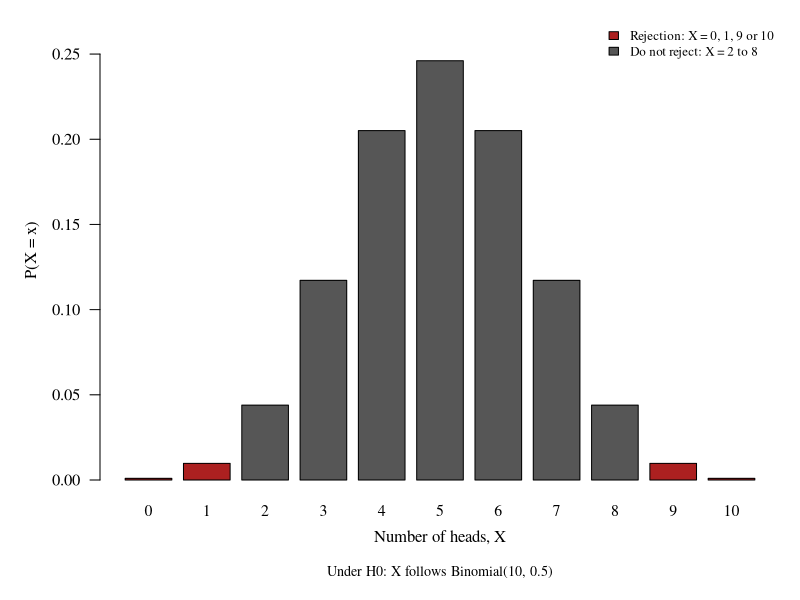
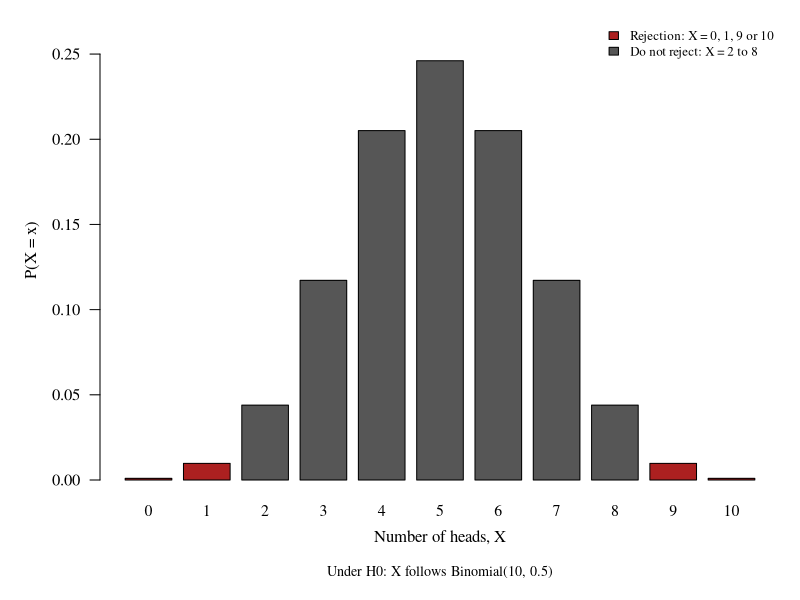

Recreate these plots in R, in order.
x<-0:10
prob<-dbinom(x,10,.5)
stopifnot(abs(sum(prob[x<=1|x>=9])-.021484375)<1e-14)
draw<-function(){
 par(mar=c(6,5,1,1),family='serif',las=1)
 centres<-barplot(prob,names.arg=x,col=ifelse(x<=1|x>=9,'#ac2020','#565656'),
   border='black',ylim=c(0,.27),ylab='P(X = x)',xlab='',space=.25,cex.names=.95)
 mtext('Number of heads, X',side=1,line=2.3)
 legend('topright',legend=c('Rejection: X = 0, 1, 9 or 10','Do not reject: X = 2 to 8'),
        fill=c('#ac2020','#565656'),bty='n',cex=.78)
 mtext('Under H0: X follows Binomial(10, 0.5)',side=1,line=4,cex=.85)
}
svg('images/hypotest/binomial-critical-region.svg',width=8,height=5.2,bg='white');draw();dev.off()
png('review_tools/binomial-critical-region-preview.png',width=1440,height=936,res=180,bg='white');draw();dev.off()
